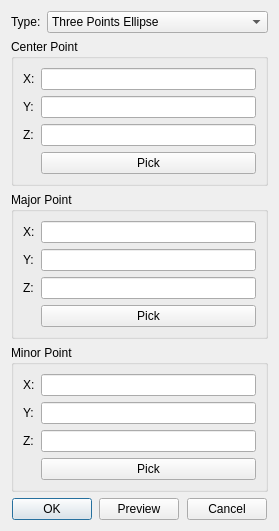
<?xml version="1.0" encoding="UTF-8"?>
<ui version="4.0">
 <class>CurveThreePointsEllipseInfoDialog</class>
 <widget class="QDialog" name="CurveThreePointsEllipseInfoDialog">
  <property name="geometry">
   <rect>
    <x>0</x>
    <y>0</y>
    <width>279</width>
    <height>490</height>
   </rect>
  </property>
  <property name="windowTitle">
   <string>Three Points Ellipse</string>
  </property>
  <layout class="QGridLayout" name="gridLayout_4">
   <item row="2" column="0">
    <widget class="QWidget" name="widget" native="true">
     <property name="sizePolicy">
      <sizepolicy hsizetype="Preferred" vsizetype="Fixed">
       <horstretch>0</horstretch>
       <verstretch>0</verstretch>
      </sizepolicy>
     </property>
     <layout class="QGridLayout" name="gridLayout_3">
      <property name="leftMargin">
       <number>0</number>
      </property>
      <property name="topMargin">
       <number>0</number>
      </property>
      <property name="rightMargin">
       <number>0</number>
      </property>
      <property name="bottomMargin">
       <number>0</number>
      </property>
      <item row="0" column="4">
       <spacer name="horizontalSpacer_3">
        <property name="orientation">
         <enum>Qt::Horizontal</enum>
        </property>
        <property name="sizeHint" stdset="0">
         <size>
          <width>40</width>
          <height>20</height>
         </size>
        </property>
       </spacer>
      </item>
      <item row="0" column="1">
       <widget class="QPushButton" name="pb_ok">
        <property name="text">
         <string>OK</string>
        </property>
       </widget>
      </item>
      <item row="0" column="3">
       <widget class="QPushButton" name="pb_preview">
        <property name="text">
         <string>Preview</string>
        </property>
       </widget>
      </item>
      <item row="0" column="5">
       <widget class="QPushButton" name="pb_cancel">
        <property name="text">
         <string>Cancel</string>
        </property>
       </widget>
      </item>
      <item row="0" column="2">
       <spacer name="horizontalSpacer_2">
        <property name="orientation">
         <enum>Qt::Horizontal</enum>
        </property>
        <property name="sizeHint" stdset="0">
         <size>
          <width>40</width>
          <height>20</height>
         </size>
        </property>
       </spacer>
      </item>
      <item row="0" column="0">
       <spacer name="horizontalSpacer">
        <property name="orientation">
         <enum>Qt::Horizontal</enum>
        </property>
        <property name="sizeHint" stdset="0">
         <size>
          <width>40</width>
          <height>20</height>
         </size>
        </property>
       </spacer>
      </item>
      <item row="0" column="6">
       <spacer name="horizontalSpacer_4">
        <property name="orientation">
         <enum>Qt::Horizontal</enum>
        </property>
        <property name="sizeHint" stdset="0">
         <size>
          <width>40</width>
          <height>20</height>
         </size>
        </property>
       </spacer>
      </item>
     </layout>
    </widget>
   </item>
   <item row="1" column="0">
    <widget class="QStackedWidget" name="stackedWidget">
     <property name="currentIndex">
      <number>0</number>
     </property>
     <widget class="QWidget" name="page_threepointellipse">
      <layout class="QGridLayout" name="gridLayout_22">
       <property name="leftMargin">
        <number>0</number>
       </property>
       <property name="topMargin">
        <number>0</number>
       </property>
       <property name="rightMargin">
        <number>0</number>
       </property>
       <property name="bottomMargin">
        <number>0</number>
       </property>
       <item row="1" column="0">
        <widget class="QGroupBox" name="groupBox_13">
         <property name="title">
          <string>Major Point</string>
         </property>
         <layout class="QGridLayout" name="gridLayout_17">
          <item row="0" column="0">
           <widget class="QLabel" name="label_31">
            <property name="text">
             <string>X:</string>
            </property>
           </widget>
          </item>
          <item row="2" column="1">
           <widget class="Comp::FITKSciNotationLineEdit" name="le_3pellipse_z2"/>
          </item>
          <item row="1" column="0">
           <widget class="QLabel" name="label_32">
            <property name="text">
             <string>Y:</string>
            </property>
           </widget>
          </item>
          <item row="0" column="1">
           <widget class="Comp::FITKSciNotationLineEdit" name="le_3pellipse_x2"/>
          </item>
          <item row="2" column="0">
           <widget class="QLabel" name="label_33">
            <property name="text">
             <string>Z:</string>
            </property>
           </widget>
          </item>
          <item row="1" column="1">
           <widget class="Comp::FITKSciNotationLineEdit" name="le_3pellipse_y2"/>
          </item>
          <item row="3" column="1">
           <widget class="QPushButton" name="pb_3pellipse_pickpoint2">
            <property name="text">
             <string>Pick</string>
            </property>
           </widget>
          </item>
         </layout>
        </widget>
       </item>
       <item row="0" column="0">
        <widget class="QGroupBox" name="groupBox_11">
         <property name="title">
          <string>Center Point</string>
         </property>
         <layout class="QGridLayout" name="gridLayout_15">
          <item row="0" column="0">
           <widget class="QLabel" name="label_25">
            <property name="text">
             <string>X:</string>
            </property>
           </widget>
          </item>
          <item row="2" column="1">
           <widget class="Comp::FITKSciNotationLineEdit" name="le_3pellipse_z1"/>
          </item>
          <item row="1" column="0">
           <widget class="QLabel" name="label_26">
            <property name="text">
             <string>Y:</string>
            </property>
           </widget>
          </item>
          <item row="0" column="1">
           <widget class="Comp::FITKSciNotationLineEdit" name="le_3pellipse_x1"/>
          </item>
          <item row="2" column="0">
           <widget class="QLabel" name="label_27">
            <property name="text">
             <string>Z:</string>
            </property>
           </widget>
          </item>
          <item row="1" column="1">
           <widget class="Comp::FITKSciNotationLineEdit" name="le_3pellipse_y1"/>
          </item>
          <item row="3" column="1">
           <widget class="QPushButton" name="pb_3pellipse_pickpoint1">
            <property name="text">
             <string>Pick</string>
            </property>
           </widget>
          </item>
         </layout>
        </widget>
       </item>
       <item row="2" column="0">
        <widget class="QGroupBox" name="groupBox_12">
         <property name="title">
          <string>Minor Point</string>
         </property>
         <layout class="QGridLayout" name="gridLayout_16">
          <item row="0" column="0">
           <widget class="QLabel" name="label_28">
            <property name="text">
             <string>X:</string>
            </property>
           </widget>
          </item>
          <item row="2" column="1">
           <widget class="Comp::FITKSciNotationLineEdit" name="le_3pellipse_z3"/>
          </item>
          <item row="1" column="0">
           <widget class="QLabel" name="label_29">
            <property name="text">
             <string>Y:</string>
            </property>
           </widget>
          </item>
          <item row="0" column="1">
           <widget class="Comp::FITKSciNotationLineEdit" name="le_3pellipse_x3"/>
          </item>
          <item row="2" column="0">
           <widget class="QLabel" name="label_30">
            <property name="text">
             <string>Z:</string>
            </property>
           </widget>
          </item>
          <item row="1" column="1">
           <widget class="Comp::FITKSciNotationLineEdit" name="le_3pellipse_y3"/>
          </item>
          <item row="3" column="1">
           <widget class="QPushButton" name="pb_3pellipse_pickpoint3">
            <property name="text">
             <string>Pick</string>
            </property>
           </widget>
          </item>
         </layout>
        </widget>
       </item>
       <item row="3" column="0">
        <spacer name="verticalSpacer_4">
         <property name="orientation">
          <enum>Qt::Vertical</enum>
         </property>
         <property name="sizeHint" stdset="0">
          <size>
           <width>20</width>
           <height>40</height>
          </size>
         </property>
        </spacer>
       </item>
      </layout>
     </widget>
    </widget>
   </item>
   <item row="0" column="0">
    <widget class="QWidget" name="widget_2" native="true">
     <property name="sizePolicy">
      <sizepolicy hsizetype="Preferred" vsizetype="Fixed">
       <horstretch>0</horstretch>
       <verstretch>0</verstretch>
      </sizepolicy>
     </property>
     <layout class="QGridLayout" name="gridLayout_2">
      <property name="leftMargin">
       <number>0</number>
      </property>
      <property name="topMargin">
       <number>0</number>
      </property>
      <property name="rightMargin">
       <number>0</number>
      </property>
      <property name="bottomMargin">
       <number>0</number>
      </property>
      <item row="0" column="0">
       <widget class="QLabel" name="label">
        <property name="sizePolicy">
         <sizepolicy hsizetype="Fixed" vsizetype="Preferred">
          <horstretch>0</horstretch>
          <verstretch>0</verstretch>
         </sizepolicy>
        </property>
        <property name="text">
         <string>Type:</string>
        </property>
       </widget>
      </item>
      <item row="0" column="1">
       <widget class="QComboBox" name="comb_type">
        <item>
         <property name="text">
          <string>Three Points Ellipse</string>
         </property>
        </item>
       </widget>
      </item>
     </layout>
    </widget>
   </item>
  </layout>
  <zorder>stackedWidget</zorder>
  <zorder>widget</zorder>
  <zorder>widget_2</zorder>
 </widget>
 <customwidgets>
  <customwidget>
   <class>Comp::FITKSciNotationLineEdit</class>
   <extends>QLineEdit</extends>
   <header location="global">FITK_Component/FITKWidget/FITKSciNotationLineEdit.h</header>
  </customwidget>
 </customwidgets>
 <resources/>
 <connections/>
</ui>
